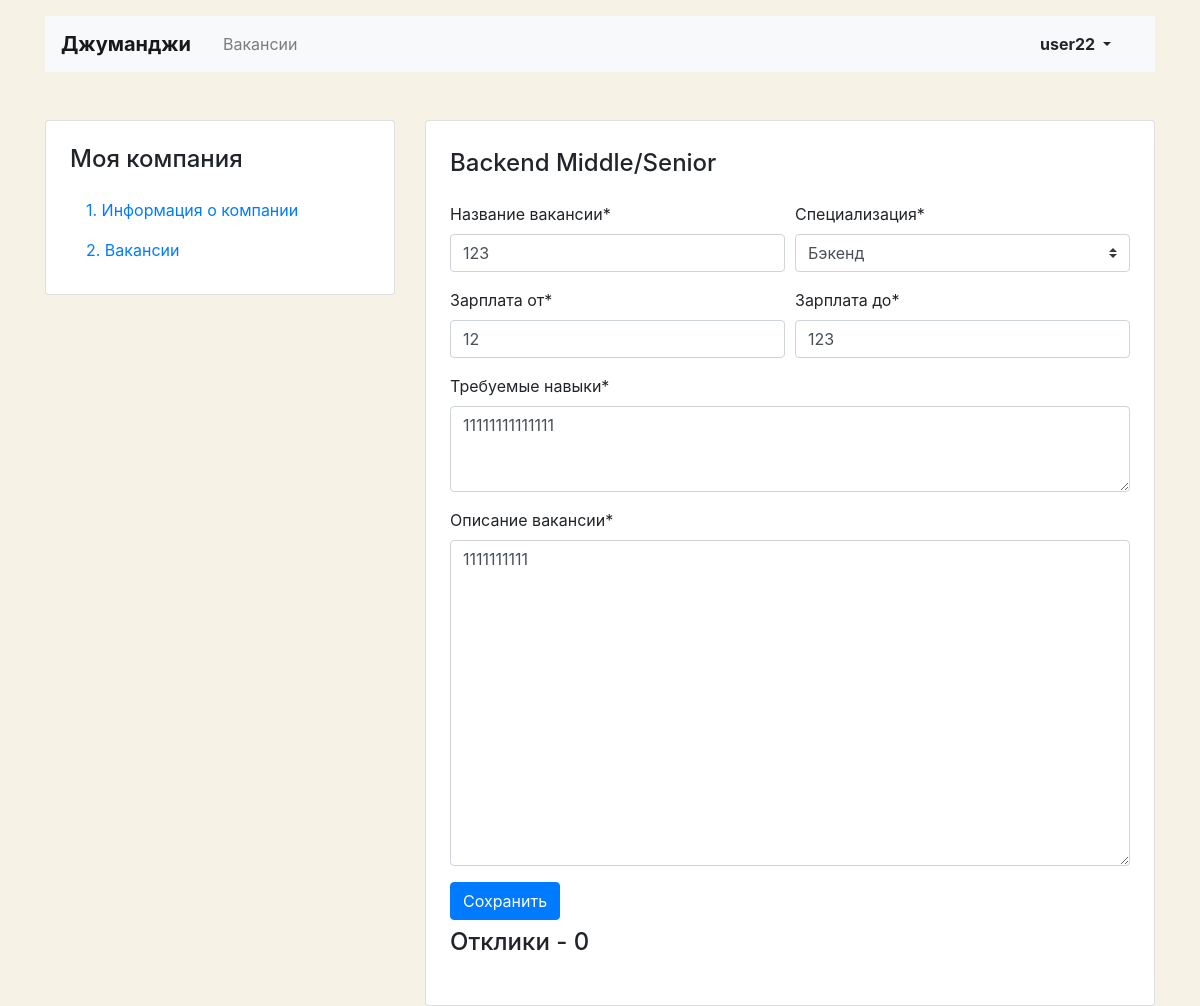
Screenshot of /mycompany/vacancies/11 (signed in) with the database file from the repository.
### vacancies/models.py (models this page shows, shortened)
class Vacancy(models.Model):
    title = models.CharField(max_length=64)
    specialty = models.ForeignKey(Specialty, on_delete=models.CASCADE, related_name='vacancies')
    company = models.ForeignKey(Company, on_delete=models.CASCADE, related_name='vacancies')
    skills = models.TextField()
    description = models.TextField()
    salary_min = models.IntegerField()
    salary_max = models.IntegerField()
    published_at = models.DateField(auto_now_add=True)
    class Meta:
        verbose_name = 'Вакансия'
        verbose_name_plural = 'Вакансии'

class Specialty(models.Model):
    code = models.CharField(max_length=64, unique=True)
    title = models.CharField(max_length=64)
    picture = models.ImageField(upload_to=settings.MEDIA_SPECIALITY_IMAGE_DIR)
    class Meta:
        verbose_name = 'Специализация'
        verbose_name_plural = 'Специализации'
    def __str__(self):
        return f"{self.title}"

### vacancies/views/user_profile.py (the view, shortened to what this page needs)
# urls.py: path('mycompany/vacancies/<int:pk>', MyVacancyUpdateView.as_view(), name='my_vacancy_update'),
class MyVacancyUpdateView(LoginRequiredMixin, CompanyRequiredMixin, UpdateView):
    model = Vacancy
    template_name = 'vacancies/user_profile/vacancy-edit.html'
    form_class = VacancyForm
    context_object_name = 'vacancy'
    redirect_url = 'my_company_lets_start'
    updated_url_name = 'my_vacancy_update'
    create_url_name = 'my_vacancy_create'
    def get_queryset(self):
        queryset = super().get_queryset()
        return queryset.filter(company=self.company).prefetch_related('applications')
    def get_context_data(self, **kwargs):
        context = super().get_context_data(**kwargs)
        http_referer = self.request.META.get('HTTP_REFERER')
        if (http_referer == self.request.build_absolute_uri(reverse(self.updated_url_name,
                                                                    kwargs={'pk': self.kwargs['pk']})) or
                http_referer == self.request.build_absolute_uri(reverse(self.create_url_name))):
            context['is_updated'] = True
        else:
            context['is_updated'] = False
        return context

### vacancies/views/user_profile.py (called while the page is built)
    def dispatch(self, request, *args, **kwargs):
        try:
            self.company = Company.objects.get(owner=self.request.user)
        except Company.DoesNotExist:
            return redirect(self.redirect_url)
        else:
            return super().dispatch(request, *args, **kwargs)

### vacancies/templates/vacancies/user_profile/vacancy-edit.html (shortened to what this page needs)
{% extends "./my_company_base.html" %}
{% load crispy_forms_tags %}
{% load ru_pluralize %}
{% block my_company_content %}
        <div class="card">
          <div class="card-body px-4 pb-4 tab-content">
            <section>
              <h2 class="h4 pt-2 pb-3">Backend Middle/Senior</h2>
              {% crispy form %}
            {% url 'my_vacancy_create' as vacancy_create_url %}
            {% if request.path != vacancy_create_url %}
              <h2 class="h4 pt-2 pb-3" id="applications">Отклики - {{ vacancy.applications.count }}</h2>
            {% endif %}
            </section>
          </div>
        </div>
{% endblock my_company_content %}

### vacancies/templates/vacancies/base/navbar.html (shortened to what this page needs)
<header class="container mt-3">
    <nav class="navbar navbar-expand-lg navbar-light bg-light">
      <a class="navbar-brand mr-4 font-weight-bold" href="{% url 'home' %}">Джуманджи</a>
      <div class="collapse navbar-collapse justify-content-between" id="navbarNav">
        <ul class="navbar-nav col-10">
          <li class="nav-item">
            <a class="nav-link" href="{% url 'all_vacancies' %}">Вакансии</a>
          </li>
        </ul>
        <ul class="navbar-nav col-2 justify-content-end">
          {% if user.is_authenticated %}
              <li class="nav-item active">
                <div class="btn-group">
                  <button type="button" class="btn dropdown-toggle font-weight-bold" data-toggle="dropdown" aria-haspopup="true" aria-expanded="false">
                    {{ user.username }}
                  </button>
                </div>
              </li>
          {% else %}
              <li class="nav-item active">
                <a href="{% url 'login' %}" class="nav-link font-weight-bold">Вход</a>
              </li>
          {% endif %}
        </ul>
      </div>
    </nav>
</header>

### vacancies/templates/vacancies/user_profile/user_profile_base.html (style rules this page uses)
body { background-color: #F6F2E6; }

### rows the page displays
Vacancy: title "123", specialty "Бэкенд", salary_min "12", salary_max "123", skills "11111111111111", description "1111111111", applications.count "0"

### other values shown
{{ user.username }} "user22"
